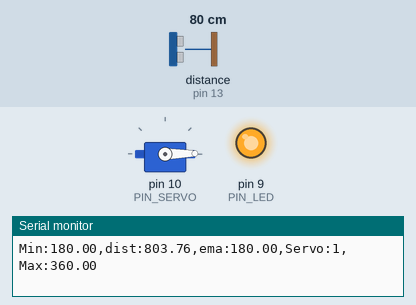
Recording of a sketch running on a simulated Arduino Uno, built with avr-gcc and run on an emulated ATmega328P. On the bench: servo, output pins drawn as LEDs (lit = HIGH), the last lines printed to the serial monitor. Wiring (inferred from the names in the program): ultrasonic range finder: trigger pin 12; echo pin 13. Inputs (shaded band) come from the test bench; at power-on: distance to the obstacle (sensor on pin 13) 80 cm. The echo pulse lasts 58.3 µs per cm; pins used as bus, display or sensor lines are not drawn.

Above: at 1.2 s.
1.3 s: distance to the obstacle (sensor on pin 13) set to 35 cm
At 3.09 s:
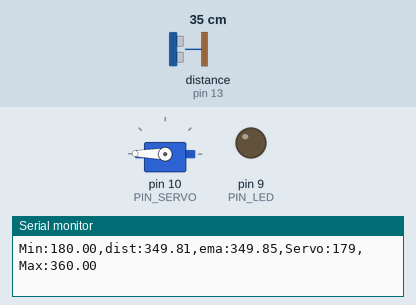
4.3 s: distance to the obstacle (sensor on pin 13) set to 2 cm
At 4.8 s:
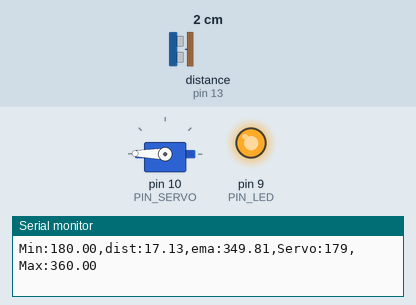
5.8 s: distance to the obstacle (sensor on pin 13) set to 18 cm
At 7.64 s:
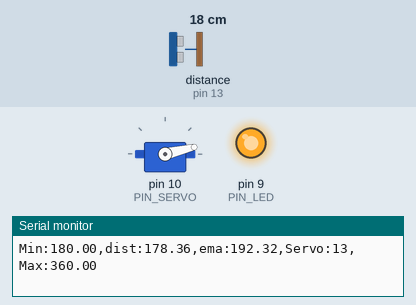
8.8 s: distance to the obstacle (sensor on pin 13) set to 4 cm
Timing chart, 0 to 11.3 s (numbered marks = the images above; inputs shaded):
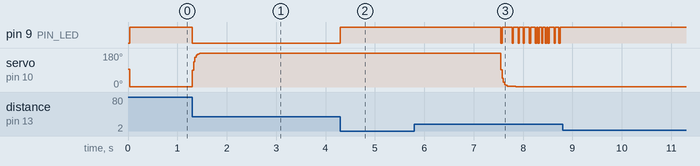

Measured:
- after the input at 1.3 s, pin 9 (PIN_LED): HIGH → LOW at once
- after the input at 4.3 s, pin 9 (PIN_LED): LOW → HIGH at once; servo on pin 10 (PIN_SERVO): stops changing and stays 179°
- after the input at 5.8 s, servo on pin 10 (PIN_SERVO): moves from 179° to 2° over 0.30 s, starting after 1.8 s
- after the input at 8.8 s, pin 9 (PIN_LED): stops changing and stays HIGH

The sketch:

11_challenge_1.ino
```cpp
#include <Servo.h>

// Arduino pin assignment
#define PIN_LED   9   // LED active-low
#define PIN_TRIG  12  // sonar sensor TRIGGER
#define PIN_ECHO  13  // sonar sensor ECHO
#define PIN_SERVO 10  // servo motor

// configurable parameters for sonar
#define SND_VEL 346.0     // sound velocity at 24 celsius degree (unit: m/sec)
#define INTERVAL 25      // sampling interval (unit: msec)
#define PULSE_DURATION 10 // ultra-sound Pulse Duration (unit: usec)
#define _DIST_MIN 180.0   // minimum distance to be measured (unit: mm)
#define _DIST_MAX 360.0   // maximum distance to be measured (unit: mm)

#define TIMEOUT ((INTERVAL / 2) * 1000.0) // maximum echo waiting time (unit: usec)
#define SCALE (0.001 * 0.5 * SND_VEL) // coefficent to convert duration to distance

#define _EMA_ALPHA 0.5    // EMA weight of new sample (range: 0 to 1)

// duty duration for myservo.writeMicroseconds()
#define _DUTY_MIN 550  // servo full clockwise position (0 degree)
#define _DUTY_MAX 2500 // servo full counterclockwise position (180 degree)
#define _DUTY_NEU ((_DUTY_MIN + _DUTY_MAX) / 2) // servo neutral position (90 degree)

// global variables
float  dist_ema;
float  dist_prev = _DIST_MAX; // unit: mm
unsigned long last_sampling_time;       // unit: ms

Servo myservo;

void setup() {
  // initialize GPIO pins
  pinMode(PIN_LED, OUTPUT);
  pinMode(PIN_TRIG, OUTPUT);    // sonar TRIGGER
  pinMode(PIN_ECHO, INPUT);     // sonar ECHO
  digitalWrite(PIN_TRIG, LOW);  // turn-off Sonar

  myservo.attach(PIN_SERVO);
  myservo.writeMicroseconds(_DUTY_NEU);

  // initialize USS related variables
  dist_prev = _DIST_MIN; // raw distance output from USS (unit: mm)

  // initialize serial port
  Serial.begin(57600);

  last_sampling_time = millis();
}

void loop() {
  float  dist_raw, dist_filtered;

  // wait until next sampling time.
  if (millis() < last_sampling_time + INTERVAL)
    return;

  // get a distance reading from the USS
  dist_raw = USS_measure(PIN_TRIG, PIN_ECHO);

  // the range filter
  if ((dist_raw == 0.0) || (dist_raw > _DIST_MAX)) {
      dist_filtered = dist_prev;
      digitalWrite(PIN_LED, 1);
  } else if (dist_raw < _DIST_MIN) {
      dist_filtered = dist_prev;
      digitalWrite(PIN_LED, 1);
  } else {    // In the Range(18cm~36cm)
      dist_filtered = dist_raw;
      dist_prev = dist_raw;
      digitalWrite(PIN_LED, 0);
  }

  // EMA equation
  dist_ema = _EMA_ALPHA * dist_filtered + (1.0 - _EMA_ALPHA) * dist_ema;

  float target_dist = dist_ema;

  if (target_dist < _DIST_MIN) target_dist = _DIST_MIN;
  if (target_dist > _DIST_MAX) target_dist = _DIST_MAX;

  float duty = _DUTY_MIN + (target_dist - _DIST_MIN) * (_DUTY_MAX - _DUTY_MIN) / (_DIST_MAX - _DIST_MIN);

  // 서보모터 동작 명령
  myservo.writeMicroseconds((int)duty);

  // 시리얼 플로터 출력 형식
  Serial.print("Min:");    Serial.print(_DIST_MIN);
  Serial.print(",dist:");  Serial.print(dist_raw);
  Serial.print(",ema:");   Serial.print(dist_ema);
  Serial.print(",Servo:"); Serial.print(myservo.read());
  Serial.print(",Max:");   Serial.print(_DIST_MAX);
  Serial.println("");

  // update last sampling time
  last_sampling_time += INTERVAL;
}

// get a distance reading from USS. return value is in millimeter.
float USS_measure(int TRIG, int ECHO)
{
  digitalWrite(TRIG, HIGH);
  delayMicroseconds(PULSE_DURATION);
  digitalWrite(TRIG, LOW);

  return pulseIn(ECHO, HIGH, TIMEOUT) * SCALE; // unit: mm
}
```
